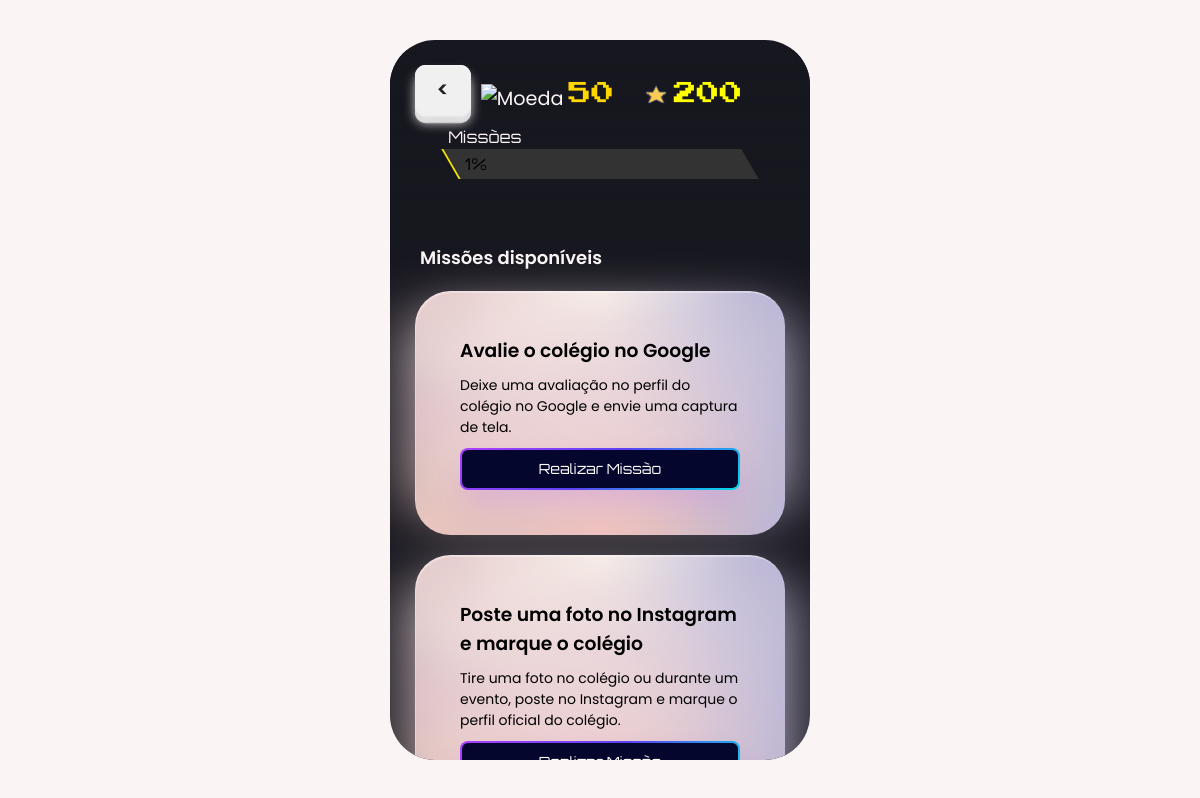
The app's page /missoes.php?id=86 with its own data.
### tables this page shows
CREATE TABLE `alunos` (
  `id` int(11) NOT NULL,
  `nome` varchar(100) NOT NULL,
  `moedas` int(11) DEFAULT 0,
  `qr_code_link` varchar(255) NOT NULL,
  `xp_atual` int(11) DEFAULT 0,
  `xp_total` int(11) DEFAULT 100,
  `nivel` int(11) DEFAULT 1,
  `avatar` varchar(255) DEFAULT 'asset/img/avatar/Robo Estudante.gif',
  `fundo` varchar(50) DEFAULT 'especial'
);

CREATE TABLE `missoes` (
  `id` int(11) NOT NULL,
  `nome` varchar(255) NOT NULL,
  `descricao` text NOT NULL,
  `xp` int(11) NOT NULL,
  `moedas` int(11) NOT NULL,
  `status` enum('ativa','inativa') DEFAULT 'ativa',
  `data_criacao` timestamp NOT NULL DEFAULT current_timestamp(),
  `link` varchar(255) NOT NULL,
  `criador_id` int(11) DEFAULT NULL,
  `turma_id` int(11) DEFAULT NULL
);

### missoes.php (the view, shortened to what this page needs)
<?php
require 'db.php';
$aluno_id = (int) $_GET['id'];
$id = (int) $_GET['id'];
$stmt_turma = $pdo->prepare("
    SELECT t.id AS turma_id
    FROM alunos_turmas at
    JOIN turmas t ON at.turma_id = t.id
    WHERE at.aluno_id = :aluno_id
");
$stmt_turma->execute([':aluno_id' => $aluno_id]);
$turma = $stmt_turma->fetch(PDO::FETCH_ASSOC);
$turma_id = $turma['turma_id'];
$stmt = $pdo->prepare("
    SELECT *
    FROM missoes
    WHERE status = 'ativa' AND (turma_id = :turma_id OR turma_id IS NULL)
");
$stmt->execute([':turma_id' => $turma_id]);
$missoes = $stmt->fetchAll(PDO::FETCH_ASSOC);
$stmt = $pdo->prepare("SELECT id, nome, moedas, avatar, xp_atual, xp_total, nivel FROM alunos WHERE id = :id");
$stmt->execute([':id' => $id]);
$aluno = $stmt->fetch(PDO::FETCH_ASSOC);
function calcularNivelEProgresso($xp_total) {
    $nivel = 1;
    $xp_para_proximo_nivel = 100;
    while ($xp_total >= $xp_para_proximo_nivel) {
        $xp_total -= $xp_para_proximo_nivel;
        $nivel++;
        $xp_para_proximo_nivel = 100 + ($nivel - 1) * 50;
    }
    return [
        'nivel' => $nivel,
        'xp_atual_no_nivel' => $xp_total,
        'xp_para_proximo_nivel' => $xp_para_proximo_nivel
    ];
}
$xp_total = (int) $aluno['xp_total'];
$dados = calcularNivelEProgresso($xp_total);
$xp_atual_no_nivel = $dados['xp_atual_no_nivel'];
$xp_para_proximo_nivel = $dados['xp_para_proximo_nivel'];
$progresso = ($xp_para_proximo_nivel > 0) ? ($xp_atual_no_nivel / $xp_para_proximo_nivel) : 0;
?>
<!DOCTYPE html>
<html lang="pt-br">
<head>
    <link rel="stylesheet" href="asset/louja.css">
    <link rel="stylesheet" href="asset/button.css">
</head>
<body>
<div id="wrapper">
<header>
    <div class="header-container">
        <button class="voltar" onclick="window.location.href='aluno.php?id=<?= $aluno['id']; ?>'"><</button>
        <div class="coins">
            <img src="asset/img/coin.gif" alt="Moeda">
            <span class="coin-font"><?= htmlspecialchars($aluno['moedas'], ENT_QUOTES, 'UTF-8'); ?></span>
        </div>
        <div class="coins">
            <img src="asset/img/xp.gif" alt="Moeda">
            <span class="xp-font"><?= htmlspecialchars($aluno['xp_total'], ENT_QUOTES, 'UTF-8'); ?></span>
        </div>
    </div>
    <div class="container-fluid">
        <div class="row">
            <div class="range" style="--p:<?= $progresso; ?>">
                <div class="range__label">Missões</div>
            </div>
        </div>
    </div>
    <br>
</header>
	<section>
		<div class="container-fluid">
			<div class="row">
				<div class="col-12">
                <div class="col-6-sm">
					<h3 class="segment-title left">Missões disponíveis</h3>
				</div>
                <?php if (!empty($missoes)): ?>
    <?php foreach ($missoes as $missao): ?>
        <div class="hero-card">
            <div class="card-content">
                <h3><?= htmlspecialchars($missao['nome']); ?></h3>
                <p><?= htmlspecialchars($missao['descricao']); ?></p>
                <button class="gradient-button" onclick="window.location.href='realizar_missao.php?aluno_id=<?= $aluno_id; ?>&missao_id=<?= $missao['id']; ?>';">
                    <span>Realizar Missão</span>
                </button>
            </div>
        </div>
    <?php endforeach; ?>
<?php else: ?>
    <p>Nenhuma missão disponível no momento.</p>
<?php endif; ?>
				</div>
			</div>
</body>
</html>

### asset/louja.css (style rules this page uses)
:root { --delay-titles: 0.3s; --delay-product: 0.6s; --delay-product-image: 1s; --delay-product-detail: 1.1s; --delay-product-star: 1.3s; --ggs: 1.5; --color-light: #faf4f4; --color-dark: #17171f; --color-dark-rgb: 23, 23, 31; --font-family: "Poppins", sans-serif; }
.segment-title { color: var(--color-light); font-family: var(--font-family); font-size: 18px; font-weight: 600; margin: 5px; }

### asset/button.css (style rules this page uses)
.gradient-button { align-items: center; background-image: linear-gradient(144deg, #af40ff, #5b42f3 50%, #00ddeb); border: 0; border-radius: 8px; box-shadow: rgba(151, 65, 252, 0.2) 0 15px 30px -5px; box-sizing: border-box; color: #ffffff; display: flex; font-family: 'Orbitron', monospace; font-size: 14px; justify-content: center; line-height: 1em; max-width: 100%; min-width: 120px; padding: 2px; text-decoration: none; user-select: none; -webkit-user-select: none; touch-action: manipulation; white-space: nowrap; cursor: pointer; transition: all 0.3s; }
.gradient-button span { background-color: rgb(5, 6, 45); padding: 12px 18px; border-radius: 6px; width: 100%; height: 100%; transition: 300ms; }

### records on screen
alunos: moedas "50", xp_total "200"
missoes: nome "Avalie o colégio no Google", descricao "Deixe uma avaliação no perfil do colégio no Google e envie uma captura de tela."
missoes: nome "Poste uma foto no Instagram e marque o colégio", descricao "Tire uma foto no colégio ou durante um evento, poste no Instagram e marque o perfil oficial do colégio."
